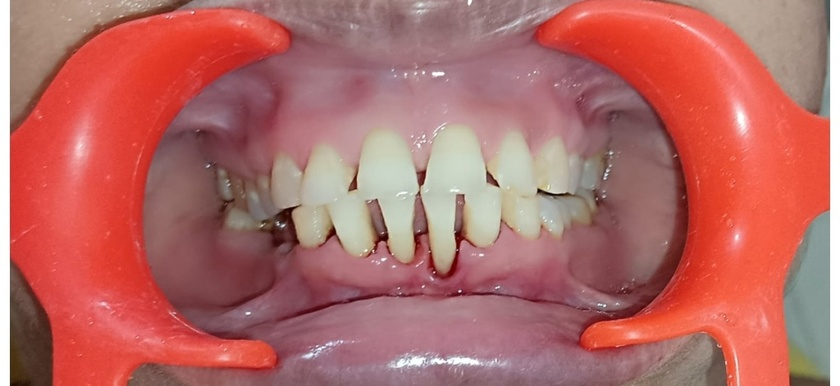
#> input picture public/collage_1.jpg, 840 x 386 px, shrunk from 1024 x 471 before the run, given as the content of the folder ty/brain/27fcdb2c-af03-4460-a336-245889a152cb/.user_uploaded, which was not available
$ python split_images.py
#> lines starting #> are read from the running program, lines starting #| are printed output that depends on the picture; pictures that were not available may be replaced by others from this repository, and a replacement may not be noted
import os
import glob
from PIL import Image

upload_dir = r"C:\Users\Ahana\.gemini\antigravity\brain\27fcdb2c-af03-4460-a336-245889a152cb\.user_uploaded"
files = glob.glob(os.path.join(upload_dir, "*.*"))
files.sort(key=os.path.getmtime, reverse=True)

img_files = [f for f in files if f.endswith('.jpg') or f.endswith('.png')]

# Get the 4 most recent images
target_files = img_files[:4]
print(f"Target files: {target_files}")

public_dir = r"C:\Users\Ahana\.gemini\antigravity\scratch\bonafide-dental\public"

for i, in_path in enumerate(target_files):
    try:
        img = Image.open(in_path)
#> img is the input picture: PIL image 840x386 RGB; mean R, G, B 180.5, 106.3, 102.2
        w, h = img.size
#> w = 840; h = 386

        # Save uncropped for the hero section (just the first two)
        if i == 0:
            img.save(os.path.join(public_dir, "hero_ba_1.jpg"), "JPEG", quality=95)
        elif i == 1:
            img.save(os.path.join(public_dir, "hero_ba_2.png"), "JPEG", quality=95)

        # Top half is BEFORE
        before = img.crop((0, 0, w, int(h * 0.49)))
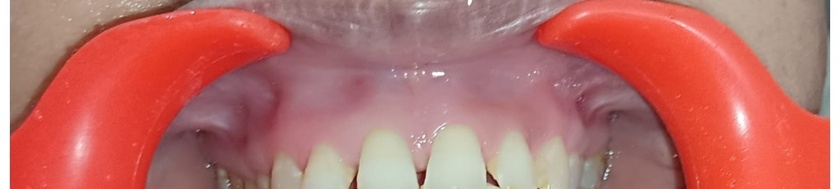
#> before: PIL image 840x189 RGB; mean R, G, B 186.9, 110.4, 105.4
        # Bottom half is AFTER
        after = img.crop((0, int(h * 0.51), w, h))
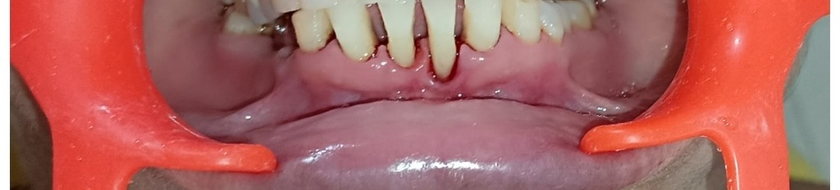
#> after: PIL image 840x190 RGB; mean R, G, B 173.9, 101.6, 98.6

        if before.mode == "RGBA":
            before = before.convert("RGB")
        if after.mode == "RGBA":
            after = after.convert("RGB")

        before.save(os.path.join(public_dir, f"slider_{i+1}_before.jpg"), "JPEG", quality=95)
        after.save(os.path.join(public_dir, f"slider_{i+1}_after.jpg"), "JPEG", quality=95)
        print(f"Processed {in_path} into slider_{i+1}_before and after.")
    except Exception as e:
        print(f"Error on {in_path}: {e}")

$ run again, on public/hero_woman_smiling.jpg
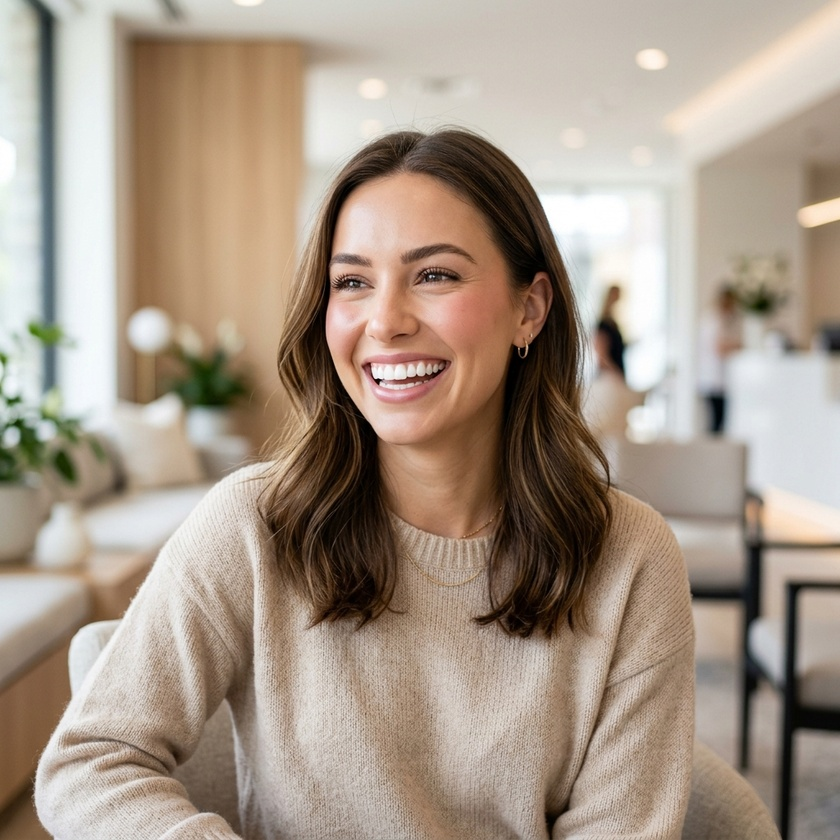
#> input picture public/hero_woman_smiling.jpg, 840 x 840 px, shrunk from 1024 x 1024 before the run, given as the content of the folder ty/brain/27fcdb2c-af03-4460-a336-245889a152cb/.user_uploaded, which was not available
#> img is the input picture: PIL image 840x840 RGB; mean R, G, B 166.9, 151.5, 136.7
#> `before = img.crop((0, 0, w, int(h * 0.49)))`:
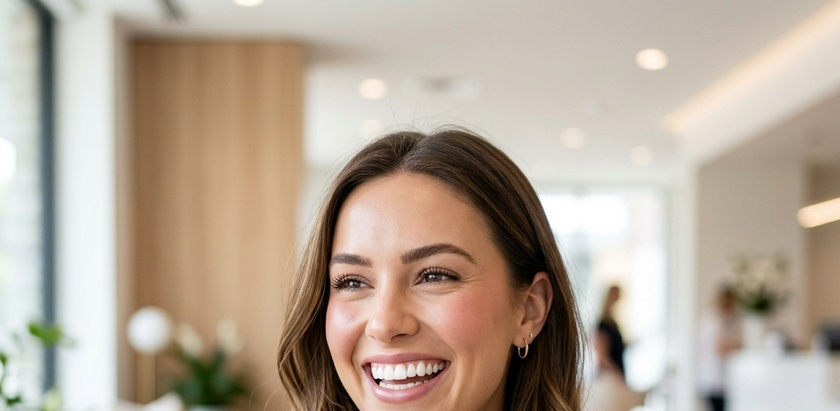
#> before: PIL image 840x411 RGB; mean R, G, B 181.6, 166.9, 151.4
#> `after = img.crop((0, int(h * 0.51), w, h))`:
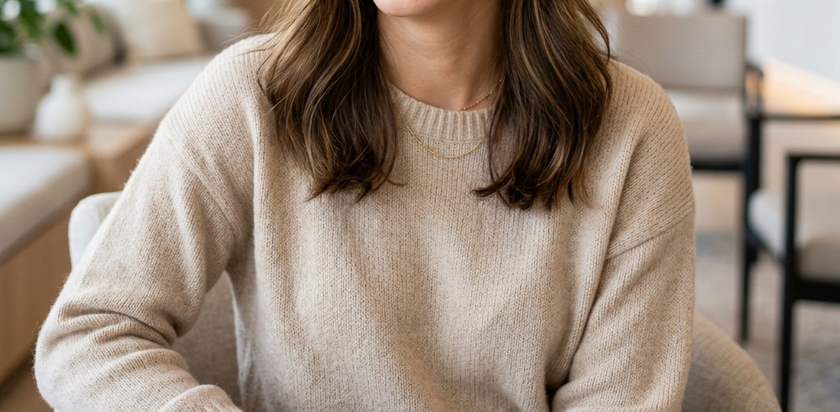
#> after: PIL image 840x412 RGB; mean R, G, B 152.5, 136.3, 122
